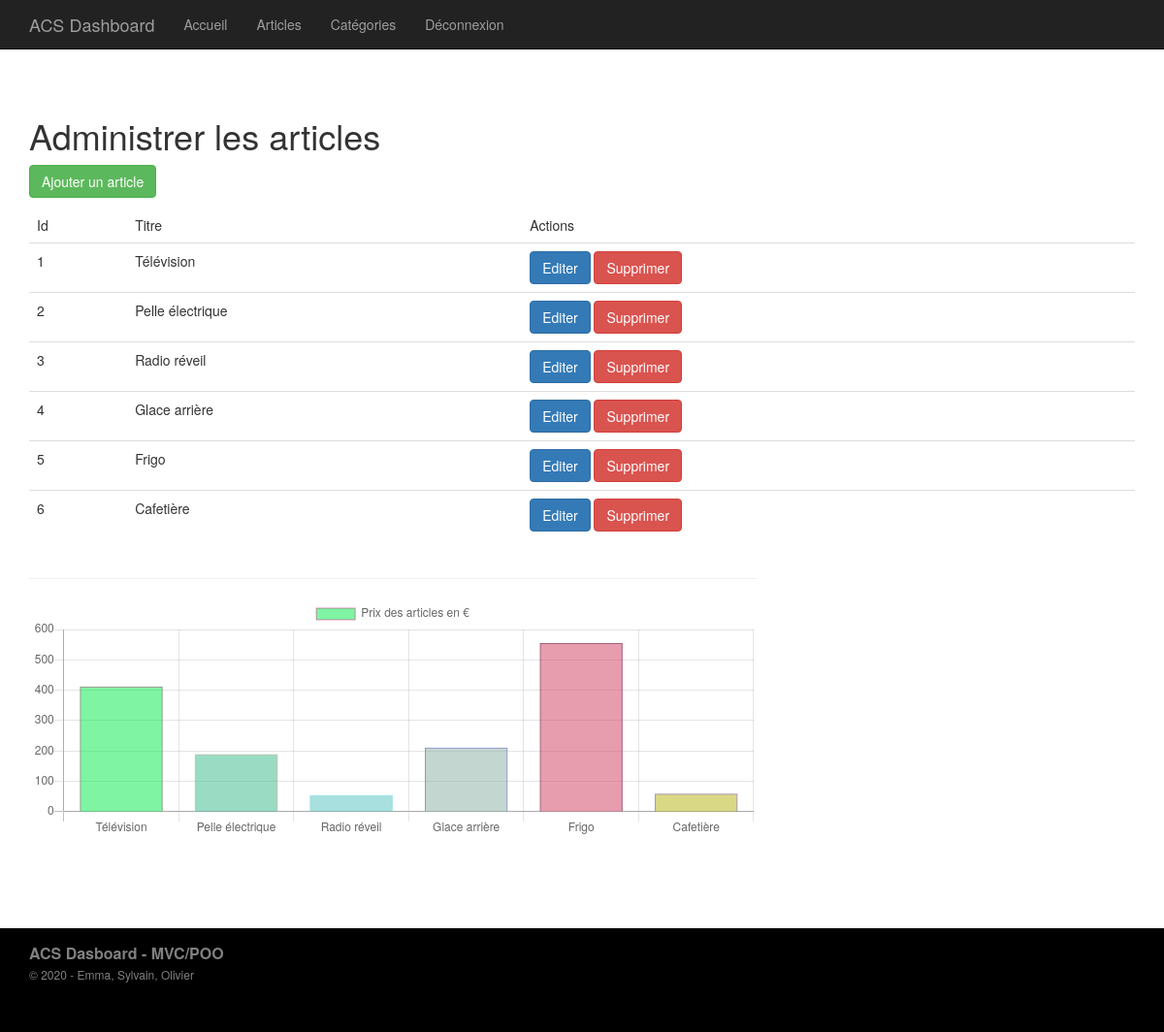
The page /index.php?p=admin.posts.index (signed in) on the database its author committed.
### tables this page shows
CREATE TABLE IF NOT EXISTS `articles` (
  `id` int(11) NOT NULL AUTO_INCREMENT,
  `titre` varchar(255) DEFAULT NULL,
  `lieuachat` varchar(255) DEFAULT NULL,
  `adresseachat` varchar(255) DEFAULT NULL,
  `urlachat` varchar(255) DEFAULT NULL,
  `ref` varchar(255) NOT NULL,
  `dateachat` varchar(20) NOT NULL,
  `datefingarantie` varchar(20) NOT NULL,
  `category_id` int(11) DEFAULT NULL,
  `prix` int(10) NOT NULL DEFAULT 0,
  `conseilsentretien` longtext DEFAULT NULL,
  `phototicketachat` varchar(255) DEFAULT NULL,
  `manuelutilisation` longtext DEFAULT NULL,
  PRIMARY KEY (`id`)
);

### core/Controller/Controller.php (called while the page is built, shortened)
<?php
    class Controller
    {
        protected $viewPath;
        protected function render($view, $variables = [])
        {
            extract($variables);
            require($this->viewPath . str_replace('.', '/', $view) . '.php');
        }
    }

### app/Controller/Admin/PostsController.php (called while the page is built, shortened)
<?php
    class PostsController extends AppController{
        public function index(){
            $posts = $this->Post->lastASC();
            $this->render('admin.posts.index', compact('posts'));
        }
    }
?>

### public/index.php (called while the page is built, shortened)
<?php
    if (isset($_GET['p'])) {
        $page = $_GET['p'];
    } else {
        $page = 'posts.index';
    }
    $page = explode('.', $page);
    if ($page[0] == 'admin') {
        $action = $page[2];
    } else {
        $controller = '\App\Controller\\' . ucfirst($page[0]) . 'Controller';
        $action = $page[1];
    }
    $controller = new $controller();
    $controller->$action();

### core/Table/Table.php (called while the page is built, shortened)
<?php
    class Table
    {
        protected $db;
        public function __construct(Database $db)
        {
            $this->db = $db;
        }
        public function query($statement, $attributes = null, $one = false)
        {
            if ($attributes) {
                return $this->db->prepare(
                    $statement,
                    $attributes,
                    str_replace('Table', 'Entity', get_class($this)),
                    $one
                );
            } else {
                return $this->db->query(
                    $statement,
                    str_replace('Table', 'Entity', get_class($this)),
                     $one
                );
            }
        }
    }

### core/Database/MysqlDatabase.php (called while the page is built, shortened)
<?php
    class MysqlDatabase extends Database
    {
        private $pdo;
        private function getPDO()
        {
            if ($this->pdo === null) {
                $pdo = new PDO('mysql:dbname=mvc-blog;host=localhost', 'root', '');
                $pdo->setAttribute(PDO::ATTR_ERRMODE, PDO::ERRMODE_EXCEPTION);
                $this->pdo = $pdo;
            }
            return $this->pdo;
        }
        public function query($statement, $class_name = null, $one = false)
        {
            $req = $this->getPDO()->query($statement);
            if ($class_name === null) {
                $req->setFetchMode(PDO::FETCH_OBJ);
            } else {
                $req->setFetchMode(PDO::FETCH_CLASS, $class_name);
            }
            if ($one) {
                $datas = $req->fetch();
            }
            else {
                $datas = $req->fetchAll();
            }
            return $datas;
        }
    }

### app/Table/PostTable.php (called while the page is built, shortened)
<?php
    class PostTable extends Table
    {
        public function lastASC()
        {
            return $this->query("
                SELECT articles.id, articles.titre, articles.lieuachat, articles.adresseachat, articles.urlachat, articles.ref, articles.dateachat, articles.datefingarantie, articles.prix, articles.conseilsentretien, articles.phototicketachat, articles.manuelutilisation, categories.titre as categorie
                FROM articles
                LEFT JOIN categories ON category_id = categories.id
                ORDER BY articles.id ASC
            ");
        }
    }

### app/Autoloader.php (called while the page is built, shortened)
<?php
  class Autoloader
  {
      public static function autoload($class)
      {
          if (strpos($class, __NAMESPACE__ . '\\') === 0) {
              $class = str_replace(__NAMESPACE__ . '\\', '', $class);
              $class = str_replace('\\', '/', $class);
          }
      }
  }

### core/Autoloader.php (called while the page is built, shortened)
<?php
  class Autoloader
  {
      public static function autoload($class)
      {
          if (strpos($class, __NAMESPACE__ . '\\') === 0) {
              $class = str_replace(__NAMESPACE__ . '\\', '', $class);
              $class = str_replace('\\', '/', $class);
          }
      }
  }

### app/Views/admin/posts/index.php (the view, shortened to what this page needs)
<h1>Administrer les articles</h1>
<p>
  <a class="btn btn-success" href="?p=admin.posts.add" >Ajouter un article</a>
</p>
<table class="table">
    <thead>
        <tr>
            <td>Id</td>
            <td>Titre</td>
            <td>Actions</td>
        </tr>
    </thead>
    <tbody>
        <?php foreach ($posts as $post): ?>
            <tr>
                <td><?= $post->id; ?></td>
                <td><?= $post->titre; ?></td>
                <td>
                    <a class="btn btn-primary" href="?p=admin.posts.edit&id=<?= $post->id; ?>" >Editer</a>
                    <form action="?p=admin.posts.delete" method="post" style="display: inline;">
                        <button type="submit" class="btn btn-danger">Supprimer</button>
                    </form>
                </td>
            </tr>
        <?php endforeach; ?>
    </tbody>
</table>
<div class="row">
  <div class="col-sm-8">
    <hr>
    <canvas id="myChart" height="100"></canvas>
    <?php foreach ($posts as $post): ?>
    <?php
      $string[] = $post->prix;
      $string2[] = "'" . $post->titre . "'";
    ?>
    <?php endforeach; ?>
  </div>
  <div class="col-sm-4">
  </div>
</div>
<script>
var ctx = document.getElementById('myChart').getContext('2d');
var myChart = new Chart(ctx, {
  type: 'bar',
  data: {
    labels: [<?php echo implode(",", $string2); ?>],
    //labels: ['Electroménager','Jardinage', 'dhfjdhfjdjf', 'errytuiii', 'msztfdhjghm', 'xslfjdshgjh'],
    datasets: [{
      label: 'Prix des articles en €',
      data: [<?php echo implode(",", $string); ?>],
      backgroundColor: poolColors([<?php echo implode(",", $string2); ?>].length),
      borderColor: poolColors([<?php echo implode(",", $string2); ?>].length),
      borderWidth: 1
    }]
  },
  options: {
    scales: {
      yAxes: [{
        ticks: {
          beginAtZero: true
        }
      }]
    }
  }
});
//random color rgba
      function dynamicColors() {
          var r = Math.floor(Math.random() * 255);
          var g = Math.floor(Math.random() * 255);
          var b = Math.floor(Math.random() * 255);
          return "rgba(" + r + "," + g + "," + b + ", 0.5)";
      }
      //color with array.lenght for graph
      function poolColors(a) {
          var pool = [];
          for(i =0 ; i <= a; i++) {
              pool.push(dynamicColors());
          }
          return pool;
      }
</script>

### rows shown on the page
articles: id "1", titre "Télévision"
articles: id "2", titre "Pelle électrique"
articles: id "3", titre "Radio réveil"
articles: id "4", titre "Glace arrière"
articles: id "5", titre "Frigo"
articles: id "6", titre "Cafetière"

### other values the page prints
chart data {{ implode(",", $string) }} 412,189,54,211,555,59
